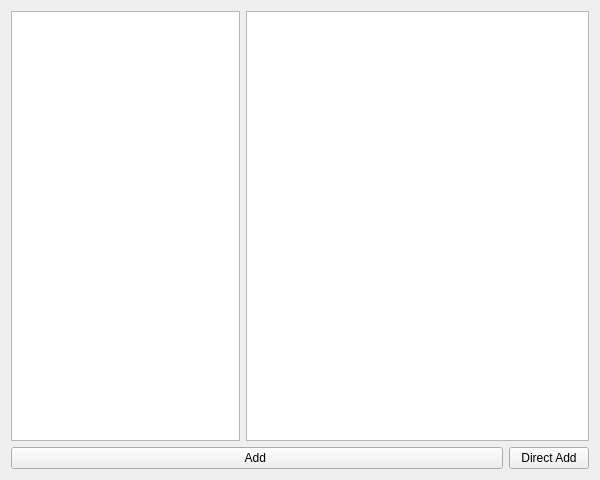
<?xml version="1.0" encoding="UTF-8"?>
<ui version="4.0">
 <class>BrowseContactDialog</class>
 <widget class="QDialog" name="BrowseContactDialog">
  <property name="geometry">
   <rect>
    <x>0</x>
    <y>0</y>
    <width>600</width>
    <height>480</height>
   </rect>
  </property>
  <property name="windowTitle">
   <string>BrowseContacts</string>
  </property>
  <layout class="QVBoxLayout" name="verticalLayout_2">
   <item>
    <layout class="QVBoxLayout" name="verticalLayout" stretch="20,1">
     <item>
      <layout class="QHBoxLayout" name="horizontalLayout" stretch="2,3">
       <item>
        <widget class="QListView" name="ContactList">
         <property name="contextMenuPolicy">
          <enum>Qt::CustomContextMenu</enum>
         </property>
         <property name="acceptDrops">
          <bool>false</bool>
         </property>
         <property name="editTriggers">
          <set>QAbstractItemView::NoEditTriggers</set>
         </property>
        </widget>
       </item>
       <item>
        <widget class="QTableWidget" name="InfoTable">
         <attribute name="horizontalHeaderStretchLastSection">
          <bool>true</bool>
         </attribute>
        </widget>
       </item>
      </layout>
     </item>
     <item>
      <layout class="QHBoxLayout" name="horizontalLayout_2" stretch="1,0">
       <item>
        <widget class="QPushButton" name="AddButton">
         <property name="text">
          <string>Add </string>
         </property>
         <property name="autoDefault">
          <bool>false</bool>
         </property>
        </widget>
       </item>
       <item>
        <widget class="QPushButton" name="DirectAddButton">
         <property name="text">
          <string>Direct Add</string>
         </property>
         <property name="autoDefault">
          <bool>false</bool>
         </property>
        </widget>
       </item>
      </layout>
     </item>
    </layout>
   </item>
  </layout>
 </widget>
 <resources/>
 <connections/>
</ui>
